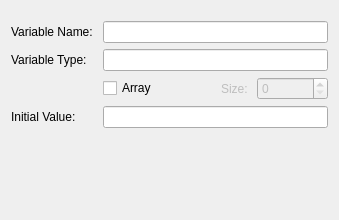
<?xml version="1.0" encoding="UTF-8"?>
<ui version="4.0">
 <class>VariableEditor</class>
    <widget class="QWidget" name="VariableEditor" native="true">
     <widget class="QWidget" name="formLayoutWidget">
      <property name="geometry">
       <rect>
        <x>0</x>
        <y>10</y>
        <width>339</width>
        <height>200</height>
       </rect>
      </property>
      <layout class="QFormLayout" name="formLayout">
       <item row="1" column="0">
        <widget class="QLabel" name="label">
         <property name="minimumSize">
          <size>
           <width>0</width>
           <height>0</height>
          </size>
         </property>
         <property name="text">
          <string>Variable Name: </string>
         </property>
         <property name="textInteractionFlags">
          <set>Qt::NoTextInteraction</set>
         </property>
        </widget>
       </item>
       <item row="1" column="1">
        <widget class="QLineEdit" name="name"/>
       </item>
       <item row="2" column="0">
        <widget class="QLabel" name="label_2">
         <property name="minimumSize">
          <size>
           <width>0</width>
           <height>0</height>
          </size>
         </property>
         <property name="text">
          <string>Variable Type: </string>
         </property>
         <property name="textInteractionFlags">
          <set>Qt::NoTextInteraction</set>
         </property>
        </widget>
       </item>
       <item row="2" column="1">
        <widget class="QLineEdit" name="type"/>
       </item>
       <item row="3" column="1">
        <layout class="QHBoxLayout" name="horizontalLayout">
         <item>
          <widget class="QCheckBox" name="array">
           <property name="text">
            <string>Array</string>
           </property>
          </widget>
         </item>
         <item>
          <widget class="QLabel" name="label_3">
           <property name="enabled">
            <bool>false</bool>
           </property>
           <property name="maximumSize">
            <size>
             <width>16777215</width>
             <height>16777215</height>
            </size>
           </property>
           <property name="text">
            <string>Size: </string>
           </property>
           <property name="alignment">
            <set>Qt::AlignRight|Qt::AlignTrailing|Qt::AlignVCenter</set>
           </property>
          </widget>
         </item>
         <item>
          <widget class="QSpinBox" name="array_size">
           <property name="enabled">
            <bool>false</bool>
           </property>
           <property name="frame">
            <bool>true</bool>
           </property>
           <property name="prefix">
            <string/>
           </property>
           <property name="maximum">
            <number>65535</number>
           </property>
          </widget>
         </item>
        </layout>
       </item>
       <item row="4" column="1">
        <widget class="QLineEdit" name="value"/>
       </item>
       <item row="4" column="0">
        <widget class="QLabel" name="label_4">
         <property name="minimumSize">
          <size>
           <width>0</width>
           <height>0</height>
          </size>
         </property>
         <property name="text">
          <string>Initial Value: </string>
         </property>
         <property name="textInteractionFlags">
          <set>Qt::NoTextInteraction</set>
         </property>
        </widget>
       </item>
      </layout>
     </widget>
    </widget>
 <layoutdefault spacing="6" margin="11"/>
 <resources/>
 <connections/>
</ui>
